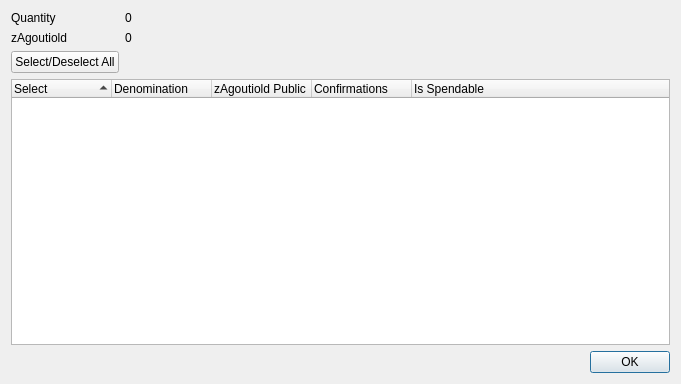
<?xml version="1.0" encoding="UTF-8"?>
<ui version="4.0">
 <class>ZAgoutioldControlDialog</class>
 <widget class="QDialog" name="ZAgoutioldControlDialog">
  <property name="geometry">
   <rect>
    <x>0</x>
    <y>0</y>
    <width>681</width>
    <height>384</height>
   </rect>
  </property>
  <property name="minimumSize">
   <size>
    <width>681</width>
    <height>384</height>
   </size>
  </property>
  <property name="windowTitle">
   <string>Select zAgoutiold to Spend</string>
  </property>
  <layout class="QGridLayout" name="gridLayout">
   <item row="0" column="0">
    <layout class="QFormLayout" name="formLayout">
     <property name="sizeConstraint">
      <enum>QLayout::SetDefaultConstraint</enum>
     </property>
     <item row="0" column="0">
      <widget class="QLabel" name="labelQuantity">
       <property name="text">
        <string>Quantity</string>
       </property>
      </widget>
     </item>
     <item row="0" column="1">
      <widget class="QLabel" name="labelQuantity_int">
       <property name="text">
        <string>0</string>
       </property>
      </widget>
     </item>
     <item row="1" column="0">
      <widget class="QLabel" name="labelZAgoutiold">
       <property name="text">
        <string>zAgoutiold</string>
       </property>
      </widget>
     </item>
     <item row="1" column="1">
      <widget class="QLabel" name="labelZAgoutiold_int">
       <property name="text">
        <string>0</string>
       </property>
      </widget>
     </item>
     <item row="2" column="0">
      <widget class="QPushButton" name="pushButtonAll">
       <property name="text">
        <string>Select/Deselect All</string>
       </property>
      </widget>
     </item>
    </layout>
   </item>
   <item row="1" column="0">
    <layout class="QVBoxLayout" name="verticalLayout">
     <item>
      <widget class="QTreeWidget" name="treeWidget">
       <property name="minimumSize">
        <size>
         <width>0</width>
         <height>250</height>
        </size>
       </property>
       <property name="alternatingRowColors">
        <bool>true</bool>
       </property>
       <property name="sortingEnabled">
        <bool>true</bool>
       </property>
       <property name="columnCount">
        <number>5</number>
       </property>
       <attribute name="headerDefaultSectionSize">
        <number>100</number>
       </attribute>
       <column>
        <property name="text">
         <string notr="true">Select</string>
        </property>
       </column>
       <column>
        <property name="text">
         <string notr="true">Denomination</string>
        </property>
       </column>
       <column>
        <property name="text">
         <string notr="true">zAgoutiold Public ID</string>
        </property>
       </column>
       <column>
        <property name="text">
         <string notr="true">Confirmations</string>
        </property>
       </column>
       <column>
        <property name="text">
         <string>Is Spendable</string>
        </property>
       </column>
      </widget>
     </item>
     <item>
      <widget class="QDialogButtonBox" name="buttonBox">
       <property name="orientation">
        <enum>Qt::Horizontal</enum>
       </property>
       <property name="standardButtons">
        <set>QDialogButtonBox::Ok</set>
       </property>
      </widget>
     </item>
    </layout>
   </item>
  </layout>
 </widget>
 <resources/>
 <connections>
  <connection>
   <sender>buttonBox</sender>
   <signal>accepted()</signal>
   <receiver>ZAgoutioldControlDialog</receiver>
   <slot>accept()</slot>
   <hints>
    <hint type="sourcelabel">
     <x>248</x>
     <y>254</y>
    </hint>
    <hint type="destinationlabel">
     <x>157</x>
     <y>274</y>
    </hint>
   </hints>
  </connection>
  <connection>
   <sender>buttonBox</sender>
   <signal>rejected()</signal>
   <receiver>ZAgoutioldControlDialog</receiver>
   <slot>reject()</slot>
   <hints>
    <hint type="sourcelabel">
     <x>316</x>
     <y>260</y>
    </hint>
    <hint type="destinationlabel">
     <x>286</x>
     <y>274</y>
    </hint>
   </hints>
  </connection>
 </connections>
</ui>
